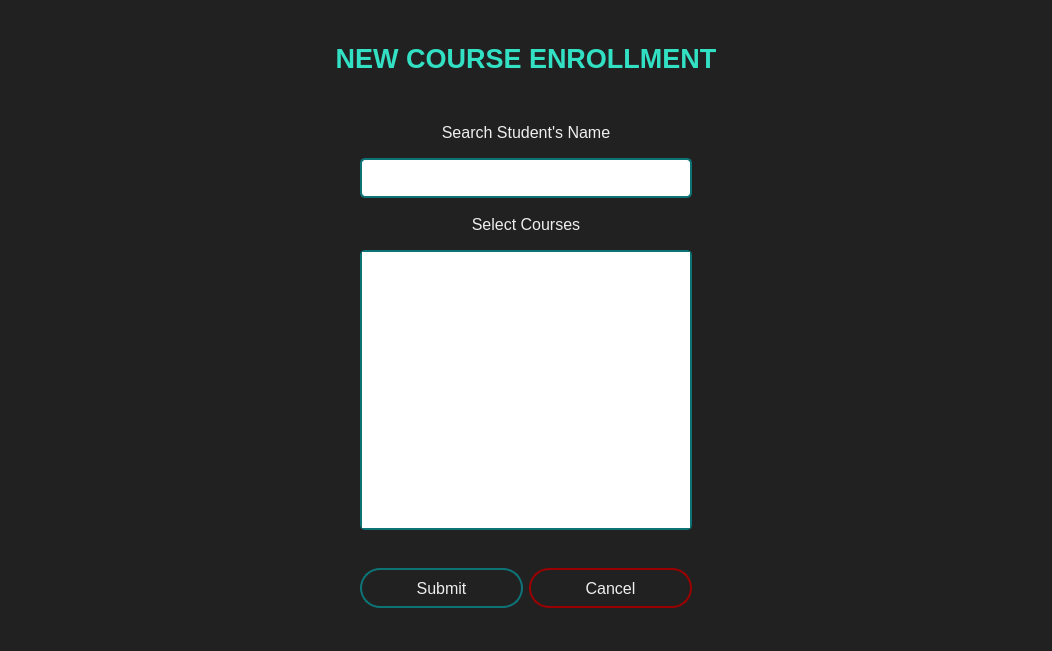
<?xml version="1.0" encoding="UTF-8"?>
<ui version="4.0">
 <class>NewCourseEnrollmentWindow</class>
 <widget class="QDialog" name="NewCourseEnrollmentWindow">
  <property name="geometry">
   <rect>
    <x>0</x>
    <y>0</y>
    <width>1052</width>
    <height>651</height>
   </rect>
  </property>
  <property name="windowTitle">
   <string>Dialog</string>
  </property>
  <property name="styleSheet">
   <string notr="true">QDialog{
background-color: #212121;
}

QLabel{
color: #eeeeee;
}

QLabel#newCourseEnrollLabel{
color: #32e0c4;
}

QLineEdit{
padding-left: 6px;
padding-right: 6px;
border: 2px solid #0d7377;
border-radius: 5px;
}

QLineEdit:hover{
border: 3px solid #32e0c4;
}

QLineEdit:focus{
border: 3px solid #32e0c4;
}

QListWidget{
border: 2px solid #0d7377;
border-radius: 5px;
}

QListWidget:hover{
border: 3px solid #32e0c4;
}

QPushButton{
background-color: #212121;
Color: #eeeeee;
border-radius: 20px;
}

QPushButton#submitButton{
border: 2px solid #0d7377;
}

QPushButton#submitButton:hover{
border: 3px solid #32e0c4;
background-color: #0d7377;
}

QPushButton#cancelButton{
border: 2px solid #9a0002;
}

QPushButton#cancelButton:hover{
border: 3px solid rgb(255, 0, 0);
background-color: #9a0002;
}</string>
  </property>
  <layout class="QGridLayout" name="gridLayout">
   <item row="4" column="1">
    <spacer name="verticalSpacer">
     <property name="orientation">
      <enum>Qt::Vertical</enum>
     </property>
     <property name="sizeHint" stdset="0">
      <size>
       <width>20</width>
       <height>40</height>
      </size>
     </property>
    </spacer>
   </item>
   <item row="2" column="0">
    <spacer name="verticalSpacer_2">
     <property name="orientation">
      <enum>Qt::Vertical</enum>
     </property>
     <property name="sizeHint" stdset="0">
      <size>
       <width>20</width>
       <height>40</height>
      </size>
     </property>
    </spacer>
   </item>
   <item row="1" column="0" colspan="3">
    <widget class="QLabel" name="newCourseEnrollLabel">
     <property name="font">
      <font>
       <family>Segoe UI</family>
       <pointsize>20</pointsize>
       <weight>75</weight>
       <bold>true</bold>
      </font>
     </property>
     <property name="text">
      <string>NEW COURSE ENROLLMENT</string>
     </property>
     <property name="alignment">
      <set>Qt::AlignCenter</set>
     </property>
    </widget>
   </item>
   <item row="3" column="1">
    <layout class="QVBoxLayout" name="verticalLayout_4">
     <item>
      <layout class="QVBoxLayout" name="verticalLayout_3">
       <item>
        <layout class="QVBoxLayout" name="verticalLayout_2">
         <item>
          <widget class="QLabel" name="studentLabel">
           <property name="minimumSize">
            <size>
             <width>332</width>
             <height>40</height>
            </size>
           </property>
           <property name="maximumSize">
            <size>
             <width>332</width>
             <height>40</height>
            </size>
           </property>
           <property name="font">
            <font>
             <family>Segoe UI</family>
             <pointsize>12</pointsize>
            </font>
           </property>
           <property name="text">
            <string>Search Student's Name</string>
           </property>
           <property name="alignment">
            <set>Qt::AlignCenter</set>
           </property>
          </widget>
         </item>
         <item>
          <widget class="QLineEdit" name="nameInput">
           <property name="minimumSize">
            <size>
             <width>332</width>
             <height>40</height>
            </size>
           </property>
           <property name="maximumSize">
            <size>
             <width>332</width>
             <height>40</height>
            </size>
           </property>
           <property name="font">
            <font>
             <pointsize>12</pointsize>
            </font>
           </property>
           <property name="text">
            <string/>
           </property>
           <property name="clearButtonEnabled">
            <bool>true</bool>
           </property>
          </widget>
         </item>
        </layout>
       </item>
       <item>
        <layout class="QVBoxLayout" name="verticalLayout">
         <item>
          <widget class="QLabel" name="coursesLabel">
           <property name="minimumSize">
            <size>
             <width>332</width>
             <height>40</height>
            </size>
           </property>
           <property name="maximumSize">
            <size>
             <width>332</width>
             <height>40</height>
            </size>
           </property>
           <property name="font">
            <font>
             <family>Segoe UI</family>
             <pointsize>12</pointsize>
            </font>
           </property>
           <property name="text">
            <string>Select Courses</string>
           </property>
           <property name="alignment">
            <set>Qt::AlignCenter</set>
           </property>
          </widget>
         </item>
         <item>
          <widget class="QListWidget" name="courseList">
           <property name="minimumSize">
            <size>
             <width>332</width>
             <height>280</height>
            </size>
           </property>
           <property name="maximumSize">
            <size>
             <width>332</width>
             <height>280</height>
            </size>
           </property>
          </widget>
         </item>
         <item>
          <spacer name="verticalSpacer_4">
           <property name="orientation">
            <enum>Qt::Vertical</enum>
           </property>
           <property name="sizeHint" stdset="0">
            <size>
             <width>20</width>
             <height>40</height>
            </size>
           </property>
          </spacer>
         </item>
        </layout>
       </item>
      </layout>
     </item>
     <item>
      <layout class="QHBoxLayout" name="horizontalLayout">
       <item>
        <widget class="QPushButton" name="submitButton">
         <property name="minimumSize">
          <size>
           <width>0</width>
           <height>40</height>
          </size>
         </property>
         <property name="maximumSize">
          <size>
           <width>16777215</width>
           <height>40</height>
          </size>
         </property>
         <property name="font">
          <font>
           <family>Segoe UI</family>
           <pointsize>12</pointsize>
          </font>
         </property>
         <property name="cursor">
          <cursorShape>OpenHandCursor</cursorShape>
         </property>
         <property name="text">
          <string>Submit</string>
         </property>
        </widget>
       </item>
       <item>
        <widget class="QPushButton" name="cancelButton">
         <property name="minimumSize">
          <size>
           <width>0</width>
           <height>40</height>
          </size>
         </property>
         <property name="maximumSize">
          <size>
           <width>16777215</width>
           <height>40</height>
          </size>
         </property>
         <property name="font">
          <font>
           <family>Segoe UI</family>
           <pointsize>12</pointsize>
          </font>
         </property>
         <property name="cursor">
          <cursorShape>OpenHandCursor</cursorShape>
         </property>
         <property name="text">
          <string>Cancel</string>
         </property>
        </widget>
       </item>
      </layout>
     </item>
    </layout>
   </item>
   <item row="3" column="0">
    <spacer name="horizontalSpacer">
     <property name="orientation">
      <enum>Qt::Horizontal</enum>
     </property>
     <property name="sizeHint" stdset="0">
      <size>
       <width>40</width>
       <height>20</height>
      </size>
     </property>
    </spacer>
   </item>
   <item row="3" column="2">
    <spacer name="horizontalSpacer_2">
     <property name="orientation">
      <enum>Qt::Horizontal</enum>
     </property>
     <property name="sizeHint" stdset="0">
      <size>
       <width>40</width>
       <height>20</height>
      </size>
     </property>
    </spacer>
   </item>
   <item row="0" column="0">
    <spacer name="verticalSpacer_3">
     <property name="orientation">
      <enum>Qt::Vertical</enum>
     </property>
     <property name="sizeHint" stdset="0">
      <size>
       <width>20</width>
       <height>40</height>
      </size>
     </property>
    </spacer>
   </item>
  </layout>
 </widget>
 <resources/>
 <connections/>
</ui>
